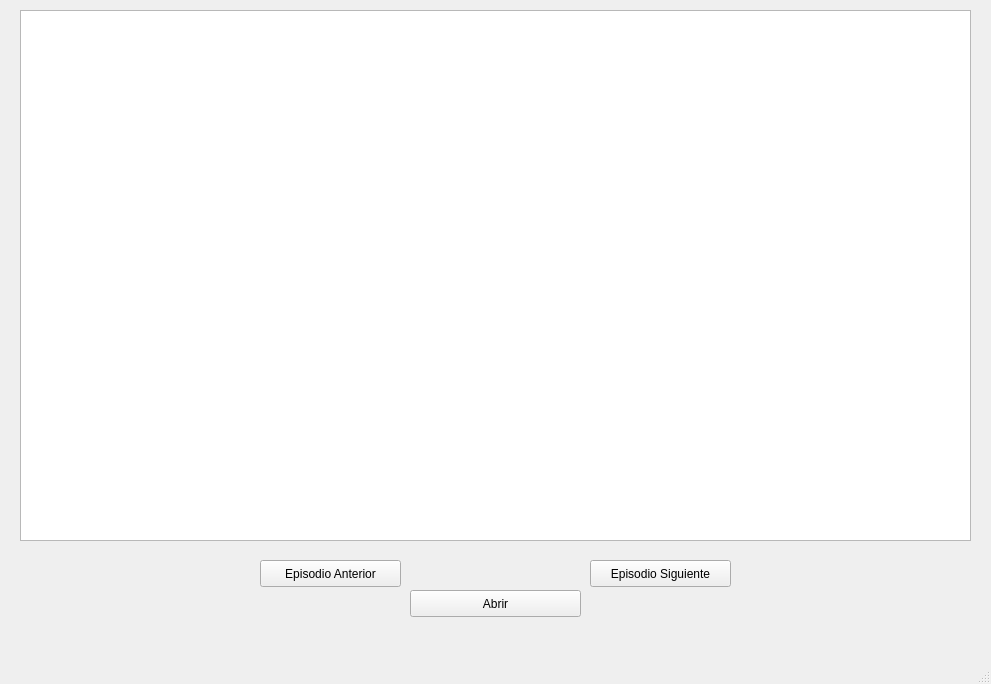
<?xml version="1.0" encoding="UTF-8"?>
<ui version="4.0">
 <class>MainWindow</class>
 <widget class="QMainWindow" name="MainWindow">
  <property name="geometry">
   <rect>
    <x>0</x>
    <y>0</y>
    <width>991</width>
    <height>684</height>
   </rect>
  </property>
  <property name="windowTitle">
   <string>Intérprete de sueños</string>
  </property>
  <widget class="QWidget" name="centralwidget">
   <widget class="QPushButton" name="next_e_btn">
    <property name="geometry">
     <rect>
      <x>590</x>
      <y>560</y>
      <width>141</width>
      <height>27</height>
     </rect>
    </property>
    <property name="text">
     <string>Episodio Siguiente</string>
    </property>
   </widget>
   <widget class="QPushButton" name="prev_e_btn">
    <property name="geometry">
     <rect>
      <x>260</x>
      <y>560</y>
      <width>141</width>
      <height>27</height>
     </rect>
    </property>
    <property name="text">
     <string>Episodio Anterior</string>
    </property>
   </widget>
   <widget class="GraphicsLayoutWidget" name="plotConsumo">
    <property name="geometry">
     <rect>
      <x>20</x>
      <y>10</y>
      <width>951</width>
      <height>531</height>
     </rect>
    </property>
   </widget>
   <widget class="QPushButton" name="btnLoadFile">
    <property name="geometry">
     <rect>
      <x>410</x>
      <y>590</y>
      <width>171</width>
      <height>27</height>
     </rect>
    </property>
    <property name="text">
     <string>Abrir</string>
    </property>
   </widget>
  </widget>
  <widget class="QMenuBar" name="menubar">
   <property name="geometry">
    <rect>
     <x>0</x>
     <y>0</y>
     <width>991</width>
     <height>25</height>
    </rect>
   </property>
  </widget>
  <widget class="QStatusBar" name="statusbar"/>
 </widget>
 <customwidgets>
  <customwidget>
   <class>GraphicsLayoutWidget</class>
   <extends>QGraphicsView</extends>
   <header>pyqtgraph</header>
  </customwidget>
 </customwidgets>
 <resources/>
 <connections/>
</ui>
